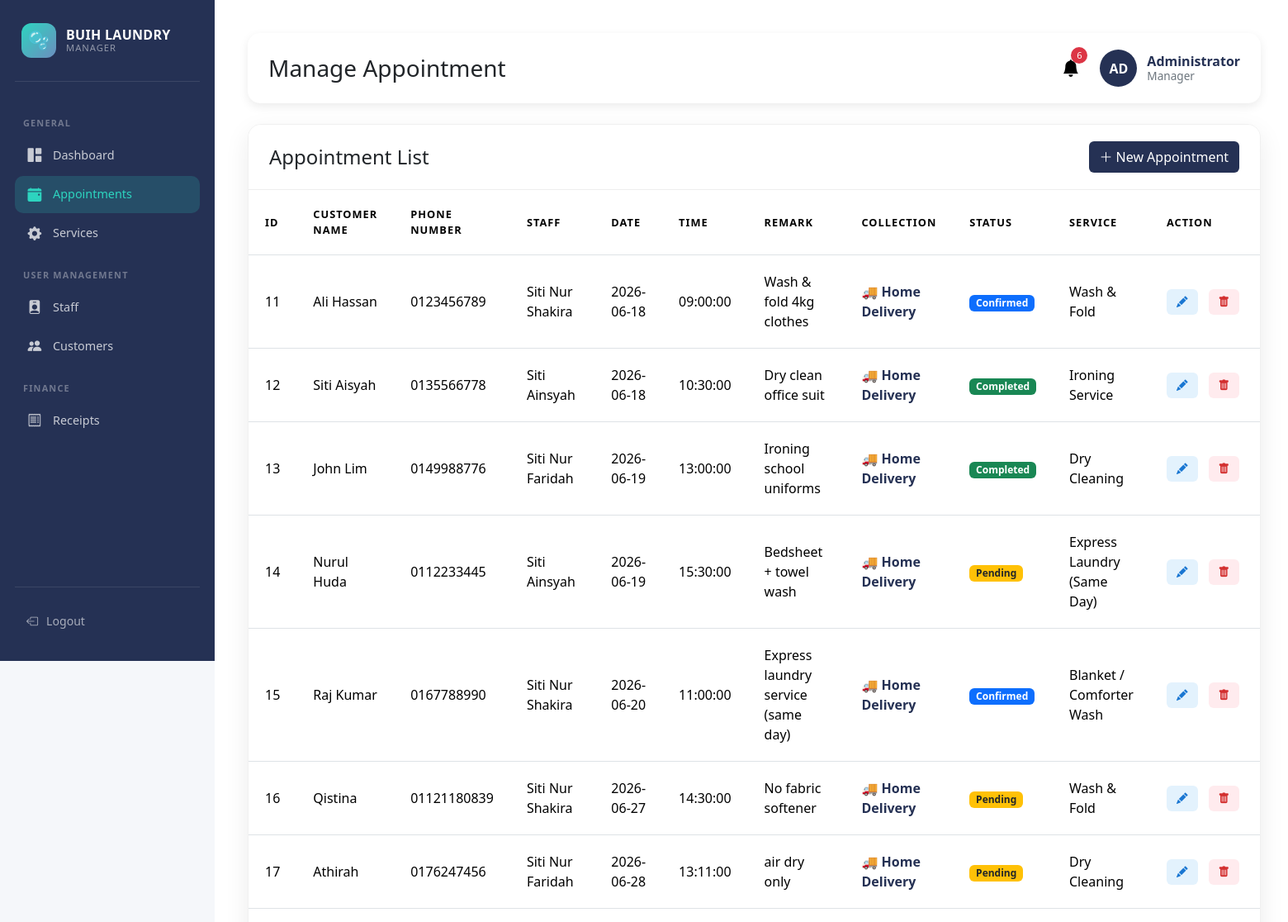
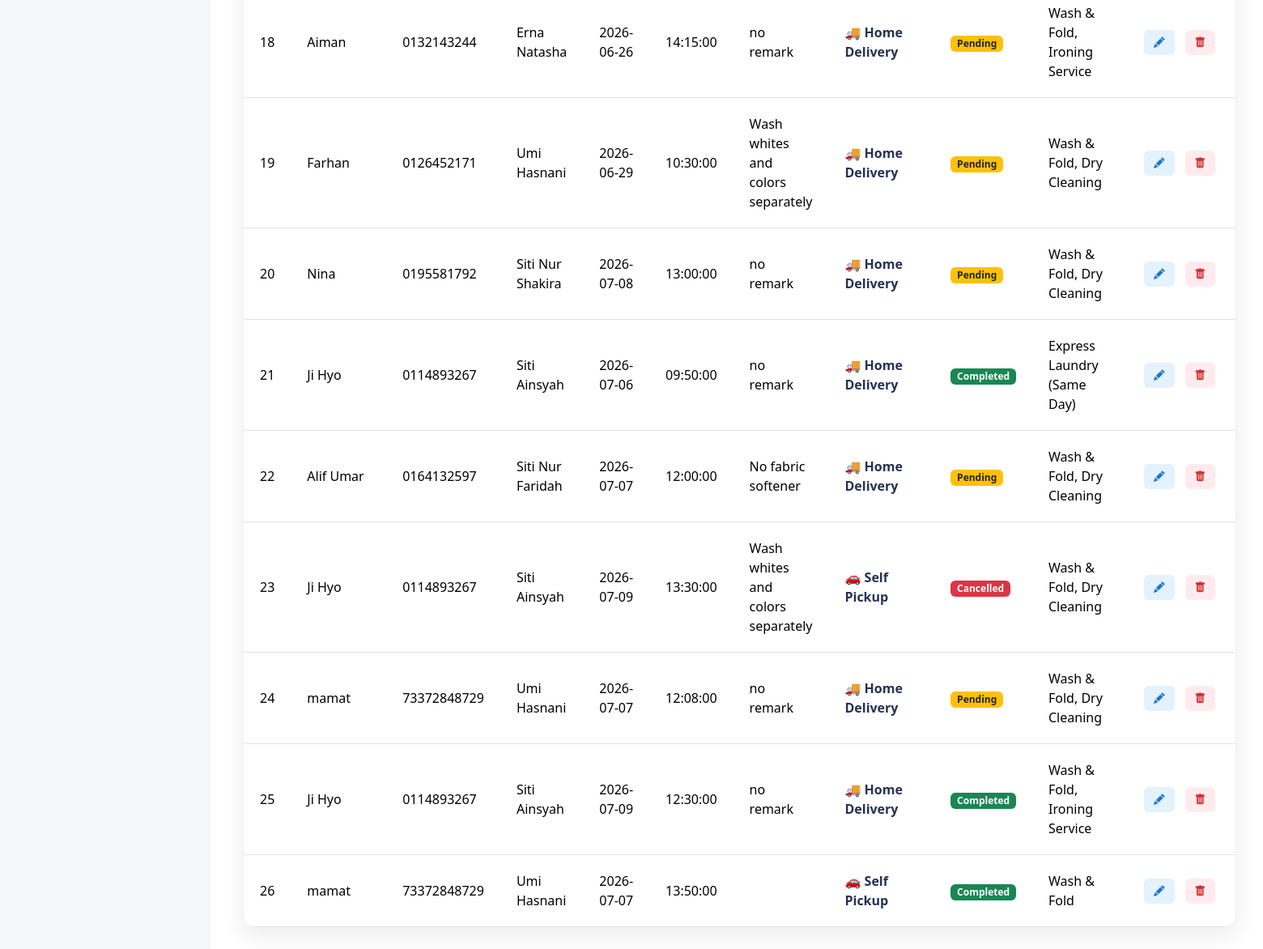
The page /admin/manageAppt.php on the database its author committed (2 pictures, top to bottom).
### tables this page shows
CREATE TABLE `appointment` (
  `Appointment_ID` int(10) NOT NULL,
  `Customer_ID` int(10) NOT NULL,
  `Staff_ID` int(10) NOT NULL,
  `Appointment_Date` date NOT NULL,
  `Appointment_Time` time NOT NULL,
  `Appointment_Remark` varchar(50) NOT NULL,
  `Collection_Method` varchar(20) NOT NULL,
  `Appointment_Status` varchar(50) NOT NULL
);

CREATE TABLE `customer` (
  `Customer_ID` int(10) NOT NULL,
  `Customer_Name` varchar(50) NOT NULL,
  `Cust_PhoneNum` varchar(20) NOT NULL,
  `Email` varchar(50) NOT NULL,
  `Address` varchar(100) NOT NULL,
  `Customer_Password` varchar(100) NOT NULL
);

CREATE TABLE `staff` (
  `Staff_ID` int(10) NOT NULL,
  `Staff_Name` varchar(50) NOT NULL,
  `Staff_PhoneNum` varchar(50) NOT NULL,
  `Staff_Email` varchar(50) NOT NULL
);

### admin/manageAppt.php (the view, shortened to what this page needs)
<?php
include("../config/database.php");
$query = "SELECT
    appointment.Appointment_ID,
    appointment.Appointment_Date,
    appointment.Appointment_Time,
    appointment.Appointment_Remark,
    appointment.Collection_Method,
    appointment.Appointment_Status,
    customer.Customer_Name,
    customer.Cust_PhoneNum,
    staff.Staff_Name,
    GROUP_CONCAT(service.Service_Name SEPARATOR ', ') AS Services
FROM appointment
INNER JOIN customer
    ON appointment.Customer_ID = customer.Customer_ID
INNER JOIN staff
    ON appointment.Staff_ID = staff.Staff_ID
LEFT JOIN appointment_service
    ON appointment.Appointment_ID = appointment_service.Appointment_ID
LEFT JOIN service
    ON appointment_service.Service_ID = service.Service_ID
GROUP BY appointment.Appointment_ID";
$result = $conn->query($query);
?>
<!DOCTYPE html>
<html lang="en">
<head>
<link href="https://cdn.jsdelivr.net/npm/bootstrap@5.3.3/dist/css/bootstrap.min.css" rel="stylesheet">
<link rel="stylesheet" href="https://cdn.jsdelivr.net/npm/bootstrap-icons@1.11.3/font/bootstrap-icons.min.css">
</head>
<body>
<div class="wrapper">
    <nav class="sidebar">
        <div class="sidebar-logo">
            <div class="logo-bubble">🫧</div>
            <div class="logo-text">
                <div class="logo-name">BUIH LAUNDRY</div>
                 <div class="logo-sub">Manager</div>
            </div>
        </div>
        <div class="nav-label">General</div>
        <a href="adminDashboard.php" class="nav-link-item ">
            <i class="bi bi-grid-1x2-fill"></i> Dashboard
        </a>
        <a href="manageAppt.php" class="nav-link-item active">
            <i class="bi bi-calendar-event-fill"></i> Appointments
        </a>
        <a href="manageService.php" class="nav-link-item">
            <i class="bi bi-gear-fill"></i> Services
        </a>
        <div class="nav-label">User Management</div>
        <a href="manageStaff.php" class="nav-link-item">
            <i class="bi bi-person-badge-fill"></i> Staff
        </a>
        <a href="manageCustomer.php" class="nav-link-item">
            <i class="bi bi-people-fill"></i> Customers
        </a>
          <div class="nav-label">Finance</div>
        <a href="manageReceipt.php" class="nav-link-item">
            <i class="bi bi-receipt"></i> Receipts
        </a>
        <div class="sidebar-footer">
            <a href="loginAdmin.php" class="logout-btn">
                <i class="bi bi-box-arrow-left"></i> Logout
            </a>
        </div>
    </nav>
    <main class="main-content">
        <header class="dashboard-header">
            <div>
                <h3 class="mb-0">Manage Appointment</h3>
            </div>
            <div class="header-right">
                <?php include("notification.php"); ?>
                <div class="admin-profile">
                    <div class="avatar">
                        AD
                    </div>
                <div class="admin-info">
                    <div class="admin-name">Administrator</div>
                    <small class="admin-role">Manager</small>
                </div>
</div>
</div>
</header>
        <div class="table-container">
            <div class="card-header d-flex justify-content-between align-items-center">
                <h4 class="mb-0">Appointment List</h4>
               <a href="bookAppt.php" class="btn" style="background:#253154; color:white;">
               <i class="bi bi-plus-lg me-1"></i>New Appointment</a>
            </div>
            <table class="table table-hover align-middle">
                <thead>
                    <tr>
                        <th> ID</th>
                        <th>Customer Name</th>
                        <th>Phone Number</th>
                        <th>Staff</th>
                        <th> Date</th>
                        <th> Time</th>
                        <th> Remark</th>
                        <th>Collection</th>
                        <th> Status</th>
                        <th>Service</th>
                        <th>Action</th>
                    </tr>
                </thead>
                <tbody>
                   <?php while ($row = $result->fetch_assoc()): ?>
                    <tr>
                        <td><?= htmlspecialchars($row['Appointment_ID'] ?? '-') ?></td>
                        <td><?= htmlspecialchars($row['Customer_Name'] ?? '-') ?></td>
                        <td><?= htmlspecialchars($row['Cust_PhoneNum'] ?? '-') ?></td>
                        <td><?= htmlspecialchars($row['Staff_Name'] ?? '-') ?></td>
                        <td><?= htmlspecialchars($row['Appointment_Date'] ?? '-') ?></td>
                        <td><?= htmlspecialchars($row['Appointment_Time'] ?? '-') ?></td>
                        <td><?= htmlspecialchars($row['Appointment_Remark'] ?? '-') ?></td>
<td>
<?php
if($row['Collection_Method']=="Pickup")
{
?>
<span class="collection-method">
🚗 Self Pickup
</span>
<?php
}
else
{
?>
<span class="collection-method">
🚚 Home Delivery
</span>
<?php
}
?>
</td>
                            <td>
                                <?php
                                $status = strtolower($row['Appointment_Status'] ?? '');
                                $badgeClass = match ($status) {
                                    'pending'   => 'bg-warning text-dark',
                                    'confirmed' => 'bg-primary',
                                    'complete', 'completed' => 'bg-success',
                                    'cancelled' => 'bg-danger',
                                    default     => 'bg-secondary'
                                };
                                ?>
                                <span class="badge <?= $badgeClass ?>">
                                    <?= htmlspecialchars($row['Appointment_Status'] ?? '-') ?>
                                </span>
                        </td>
                        <td>
                            <?= htmlspecialchars($row['Services'] ?? '-') ?>
                        </td>
                        <td>
                            <div class="d-flex gap-2">
                            <a href="editAppt.php?id=<?= $row['Appointment_ID'] ?>" class="btn-action edit-btn"><i class="bi bi-pencil-fill"></i></a>
                            <a href="deleteAppt.php?id=<?= $row['Appointment_ID'] ?>" class="btn-action delete-btn"
                            onclick="return confirm('Are you sure you want to delete this appointment, this action cannot be undone.');">
                            <i class="bi bi-trash-fill"></i></a>
                   </div>
                        </td>
                    </tr>
                    <?php endwhile; ?>
                </tbody>
            </table>
        </div>
    </main>
</body>
</html>

### admin/notification.php (shortened to what this page needs)
<?php
$notif = mysqli_query($conn, "
SELECT
Appointment_ID,
Appointment_Status,
Appointment_Date,
Appointment_Time
FROM appointment
ORDER BY Appointment_ID DESC
LIMIT 6
");
?>
<div class="dropdown">
<button
class="notification-btn"
type="button"
data-bs-toggle="dropdown">
<i class="bi bi-bell-fill"></i>
<?php
$total=mysqli_num_rows($notif);
if($total>0)
{
?>
<span class="notification-badge">
<?= $total ?>
</span>
<?php
}
?>
</button>
</div>

### admin/manageAppt.php (style rules this page uses)
:root { --brand: #253154; --brand-lite: #2e3d66; --accent: #2dd4bf; --accent2: #6c8ebf; --bg: #f0f2f7; --white: #ffffff; --text-dark: #1a2340; --text-muted: #6b7a99; --radius-lg: 16px; --radius-md: 12px; --shadow-sm: 0 2px 8px rgba(37,49,84,.08); --shadow-md: 0 6px 24px rgba(37,49,84,.12); }
body { background:#f5f7fa; font-family: 'Segoe UI', Tahoma, Geneva, Verdana, sans-serif; }
.wrapper { display: flex; width: 100%; min-height: 100vh; }
.sidebar { width: 260px; background: var(--brand); padding: 28px 18px; flex-shrink: 0; display: flex; flex-direction: column; position: sticky; top: 0; height: 100vh; overflow-y: auto; }
.sidebar-logo { display: flex; align-items: center; gap: 12px; padding: 0 8px 28px; border-bottom: 1px solid rgba(255,255,255,.1); margin-bottom: 24px; }
.logo-bubble { width: 42px; height: 42px; border-radius: 12px; background: linear-gradient(135deg, var(--accent), var(--accent2)); display: flex; align-items: center; justify-content: center; font-size: 1.3rem; }
.logo-text { line-height: 1.1; }
.logo-name { font-weight: 700; font-size: 1rem; color: #fff; letter-spacing: .3px; }
.logo-sub { font-size: .7rem; color: rgba(255,255,255,.5); text-transform: uppercase; letter-spacing: 1px; }
.nav-label { font-size: .68rem; font-weight: 600; color: rgba(255,255,255,.35); text-transform: uppercase; letter-spacing: 1.2px; padding: 0 10px; margin: 18px 0 8px; }
.nav-link-item { display: flex; align-items: center; gap: 12px; padding: 10px 14px; border-radius: 10px; color: rgba(255,255,255,.75); text-decoration: none; font-size: .9rem; font-weight: 500; transition: background .18s, color .18s; margin-bottom: 2px; }
.nav-link-item:hover, .nav-link-item.active { background: rgba(255,255,255,.12); color: #fff; }
.nav-link-item.active { background: rgba(45,212,191,.18); color: var(--accent); }
.nav-link-item i { font-size: 1.05rem; width: 20px; text-align: center; }
.sidebar-footer { margin-top: auto; padding-top: 20px; border-top: 1px solid rgba(255,255,255,.1); }
.logout-btn { display: flex; align-items: center; gap: 10px; padding: 10px 14px; border-radius: 10px; color: rgba(255,255,255,.6); text-decoration: none; font-size: .88rem; transition: background .18s, color .18s; }
.btn-action { padding: 5px 12px; border-radius: 6px; text-decoration: none; font-size: 0.85rem; }
.edit-btn { background: #e3f2fd; color: #1976d2; }
.delete-btn { background: #ffebee; color: #d32f2f; }
.main-content { flex-grow: 1; background: #fff; padding: 40px; }
.table-container { background: white; border-radius: 16px; box-shadow: 0 10px 30px rgba(0,0,0,0.08); overflow: hidden; border: 1px solid #f0f0f0; }
.card-header { padding: 20px 25px; border-bottom: 1px solid #eee; background: #fff; }
.table { margin-bottom: 0; }
.table thead { background-color: #f8f9fa; text-transform: uppercase; font-size: 0.8rem; letter-spacing: 1px; color: #6c757d; }
.table td, .table th { padding: 1.25rem; vertical-align: middle; }
.btn-action { padding: 5px 12px; border-radius: 6px; text-decoration: none; font-size: 0.85rem; margin-right: 5px; }
.dashboard-header { display: flex; justify-content: space-between; align-items: center; margin-bottom: 25px; padding: 20px 25px; background: #fff; border-radius: 15px; box-shadow: 0 4px 12px rgba(0,0,0,0.08); }
.header-right { display: flex; align-items: center; gap: 20px; }
.notification-btn { position: relative; font-size: 1.3rem; cursor: pointer; background: transparent; border: none; outline: none; padding: 5px; }
.notification-badge { position:absolute; top:-5px; right:-5px; background:#dc3545; color:white; border-radius:50%; width:20px; height:20px; font-size:0.7rem; display:flex; align-items:center; justify-content:center; }
.admin-profile { display:flex; align-items:center; gap:12px; }
.avatar { width: 45px; height: 45px; border-radius: 50%; background: #253154; color: white; font-weight: 600; display: flex; align-items: center; justify-content: center; }
.admin-info { display: flex; flex-direction: column; line-height: 1.2; }
.admin-name { font-weight: 600; color: #253154; }
.admin-role { font-size: 0.85rem; color: #6c757d; }
.collection-method { display:inline-flex; align-items:center; gap:6px; color:#253154; font-weight:600; }

### rows shown on the page
appointment: Appointment_ID "11", Customer_ID.Customer_Name "Ali Hassan", Customer_ID.Cust_PhoneNum "0123456789", Staff_ID.Staff_Name "Siti Nur Shakira", Appointment_Date "2026-06-18", Appointment_Time "09:00:00", Appointment_Remark "Wash & fold 4kg clothes", Collection_Method "🚚 Home Delivery", Appointment_Status "Confirmed", Services "Wash & Fold"
appointment: Appointment_ID "12", Customer_ID.Customer_Name "Siti Aisyah", Customer_ID.Cust_PhoneNum "0135566778", Staff_ID.Staff_Name "Siti Ainsyah", Appointment_Date "2026-06-18", Appointment_Time "10:30:00", Appointment_Remark "Dry clean office suit", Collection_Method "🚚 Home Delivery", Appointment_Status "Completed", Services "Ironing Service"
appointment: Appointment_ID "13", Customer_ID.Customer_Name "John Lim", Customer_ID.Cust_PhoneNum "0149988776", Staff_ID.Staff_Name "Siti Nur Faridah", Appointment_Date "2026-06-19", Appointment_Time "13:00:00", Appointment_Remark "Ironing school uniforms", Collection_Method "🚚 Home Delivery", Appointment_Status "Completed", Services "Dry Cleaning"
appointment: Appointment_ID "14", Customer_ID.Customer_Name "Nurul Huda", Customer_ID.Cust_PhoneNum "0112233445", Staff_ID.Staff_Name "Siti Ainsyah", Appointment_Date "2026-06-19", Appointment_Time "15:30:00", Appointment_Remark "Bedsheet + towel wash", Collection_Method "🚚 Home Delivery", Appointment_Status "Pending", Services "Express Laundry (Same Day)"
appointment: Appointment_ID "15", Customer_ID.Customer_Name "Raj Kumar", Customer_ID.Cust_PhoneNum "0167788990", Staff_ID.Staff_Name "Siti Nur Shakira", Appointment_Date "2026-06-20", Appointment_Time "11:00:00", Appointment_Remark "Express laundry service (same day)", Collection_Method "🚚 Home Delivery", Appointment_Status "Confirmed", Services "Blanket / Comforter Wash"
appointment: Appointment_ID "16", Customer_ID.Customer_Name "Qistina", Customer_ID.Cust_PhoneNum "01121180839", Staff_ID.Staff_Name "Siti Nur Shakira", Appointment_Date "2026-06-27", Appointment_Time "14:30:00", Appointment_Remark "No fabric softener", Collection_Method "🚚 Home Delivery", Appointment_Status "Pending", Services "Wash & Fold"
appointment: Appointment_ID "17", Customer_ID.Customer_Name "Athirah", Customer_ID.Cust_PhoneNum "0176247456", Staff_ID.Staff_Name "Siti Nur Faridah", Appointment_Date "2026-06-28", Appointment_Time "13:11:00", Appointment_Remark "air dry only", Collection_Method "🚚 Home Delivery", Appointment_Status "Pending", Services "Dry Cleaning"
appointment: Appointment_ID "18", Customer_ID.Customer_Name "Aiman", Customer_ID.Cust_PhoneNum "0132143244", Staff_ID.Staff_Name "Erna Natasha", Appointment_Date "2026-06-26", Appointment_Time "14:15:00", Appointment_Remark "no remark", Collection_Method "🚚 Home Delivery", Appointment_Status "Pending", Services "Wash & Fold, Ironing Service"
appointment: Appointment_ID "19", Customer_ID.Customer_Name "Farhan", Customer_ID.Cust_PhoneNum "0126452171", Staff_ID.Staff_Name "Umi Hasnani", Appointment_Date "2026-06-29", Appointment_Time "10:30:00", Appointment_Remark "Wash whites and colors separately", Collection_Method "🚚 Home Delivery", Appointment_Status "Pending", Services "Wash & Fold, Dry Cleaning"
appointment: Appointment_ID "20", Customer_ID.Customer_Name "Nina", Customer_ID.Cust_PhoneNum "0195581792", Staff_ID.Staff_Name "Siti Nur Shakira", Appointment_Date "2026-07-08", Appointment_Time "13:00:00", Appointment_Remark "no remark", Collection_Method "🚚 Home Delivery", Appointment_Status "Pending", Services "Wash & Fold, Dry Cleaning"
appointment: Appointment_ID "21", Customer_ID.Customer_Name "Ji Hyo", Customer_ID.Cust_PhoneNum "0114893267", Staff_ID.Staff_Name "Siti Ainsyah", Appointment_Date "2026-07-06", Appointment_Time "09:50:00", Appointment_Remark "no remark", Collection_Method "🚚 Home Delivery", Appointment_Status "Completed", Services "Express Laundry (Same Day)"
appointment: Appointment_ID "22", Customer_ID.Customer_Name "Alif Umar", Customer_ID.Cust_PhoneNum "0164132597", Staff_ID.Staff_Name "Siti Nur Faridah", Appointment_Date "2026-07-07", Appointment_Time "12:00:00", Appointment_Remark "No fabric softener", Collection_Method "🚚 Home Delivery", Appointment_Status "Pending", Services "Wash & Fold, Dry Cleaning"
appointment: Appointment_ID "23", Customer_ID.Customer_Name "Ji Hyo", Customer_ID.Cust_PhoneNum "0114893267", Staff_ID.Staff_Name "Siti Ainsyah", Appointment_Date "2026-07-09", Appointment_Time "13:30:00", Appointment_Remark "Wash whites and colors separately", Collection_Method "🚗 Self Pickup", Appointment_Status "Cancelled", Services "Wash & Fold, Dry Cleaning"
appointment: Appointment_ID "24", Customer_ID.Customer_Name "mamat", Customer_ID.Cust_PhoneNum "73372848729", Staff_ID.Staff_Name "Umi Hasnani", Appointment_Date "2026-07-07", Appointment_Time "12:08:00", Appointment_Remark "no remark", Collection_Method "🚚 Home Delivery", Appointment_Status "Pending", Services "Wash & Fold, Dry Cleaning"
appointment: Appointment_ID "25", Customer_ID.Customer_Name "Ji Hyo", Customer_ID.Cust_PhoneNum "0114893267", Staff_ID.Staff_Name "Siti Ainsyah", Appointment_Date "2026-07-09", Appointment_Time "12:30:00", Appointment_Remark "no remark", Collection_Method "🚚 Home Delivery", Appointment_Status "Completed", Services "Wash & Fold, Ironing Service"
appointment: Appointment_ID "26", Customer_ID.Customer_Name "mamat", Customer_ID.Cust_PhoneNum "73372848729", Staff_ID.Staff_Name "Umi Hasnani", Appointment_Date "2026-07-07", Appointment_Time "13:50:00", Collection_Method "🚗 Self Pickup", Appointment_Status "Completed", Services "Wash & Fold"

### other values the page prints
$total "6"
